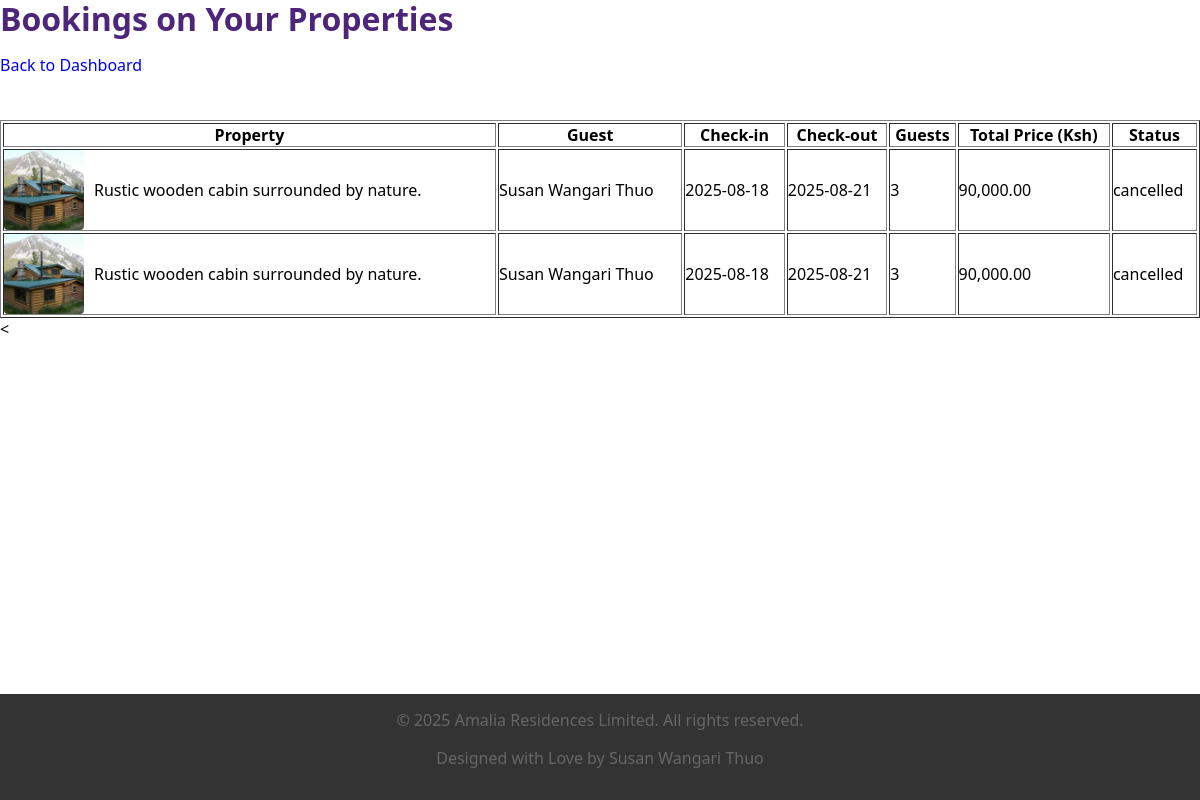
The app's page /hostbookedlistings.php (signed in) with its own data.
### tables this page shows
CREATE TABLE `bookings` (
  `booking_id` int(11) NOT NULL,
  `user_id` int(11) DEFAULT NULL,
  `property_id` int(11) DEFAULT NULL,
  `booking_date` date DEFAULT NULL,
  `check_in` date DEFAULT NULL,
  `check_out` date DEFAULT NULL,
  `num_guests` int(11) NOT NULL DEFAULT 1,
  `status` enum('pending','confirmed','cancelled') DEFAULT 'pending',
  `totalprice` decimal(10,2) NOT NULL
);

CREATE TABLE `properties` (
  `property_id` int(11) NOT NULL,
  `owner_id` int(11) DEFAULT NULL,
  `description` text DEFAULT NULL,
  `location` varchar(255) DEFAULT NULL,
  `price` decimal(10,2) DEFAULT NULL,
  `status` enum('available','booked') DEFAULT 'available',
  `image` varchar(255) NOT NULL,
  `maxguests` int(11) NOT NULL
);

CREATE TABLE `users` (
  `user_id` int(11) NOT NULL,
  `name` varchar(100) DEFAULT NULL,
  `email` varchar(100) DEFAULT NULL,
  `id_number` varchar(50) DEFAULT NULL,
  `profile_photo` varchar(255) DEFAULT NULL,
  `password` varchar(255) DEFAULT NULL,
  `role` enum('host','guest') NOT NULL DEFAULT 'guest'
);

### hostbookedlistings.php (the view, shortened to what this page needs)
<?php
include 'db.php';
$user_id = $_SESSION['user_id'];
$sql = "SELECT b.booking_id, p.description, p.image, b.check_in, b.check_out, b.num_guests,
               b.totalprice, b.status, u.name
        FROM bookings b
        JOIN properties p ON b.property_id = p.property_id
        JOIN users u ON b.user_id = u.user_id
        WHERE p.owner_id = ?
        ORDER BY b.check_in DESC";
$stmt = $conn->prepare($sql);
$stmt->bind_param("i", $user_id);
$stmt->execute();
$result = $stmt->get_result();
?>
<!DOCTYPE html>
<html>
<head>
    <link rel="stylesheet" type="text/css" href="main.css">
</head>
<body>
    <h2>Bookings on Your Properties</h2>
    <a href="hostdashboard.php">Back to Dashboard</a>
    <br><br>
    <?php if ($result->num_rows > 0): ?>
    <table border="1" cellpadding="8">
        <tr>
            <th>Property</th>
            <th>Guest</th>
            <th>Check-in</th>
            <th>Check-out</th>
            <th>Guests</th>
            <th>Total Price (Ksh)</th>
            <th>Status</th>
        </tr>
        <?php while ($row = $result->fetch_assoc()): ?>
        <tr>
            <td class="property-cell">
                <?php
                $imageFile = trim($row['image']);
                if (!empty($imageFile)) {
                    $imagePath = 'uploads/' . $imageFile;
                } else {
                    $imagePath = 'images/default-property.jpg';
                }
                ?>
                <img src="<?php echo htmlspecialchars($imagePath); ?>"
                     alt="Property Image"
                     class="property-thumbnail">
                <?php echo htmlspecialchars($row['description']); ?>
            </td>
            <td><?php echo htmlspecialchars($row['name']); ?></td>
            <td><?php echo htmlspecialchars($row['check_in']); ?></td>
            <td><?php echo htmlspecialchars($row['check_out']); ?></td>
            <td><?php echo intval($row['num_guests']); ?></td>
            <td><?php echo number_format($row['totalprice'], 2); ?></td>
            <td><?php echo htmlspecialchars($row['status']); ?></td>
        </tr>
        <?php endwhile; ?>
    </table>
    <?php else: ?>
        <p>No bookings found.</p>
    <?php endif; ?>
    < <footer class="site-footer">
  <div class="footer-content">
        <p>&copy; 2025 Amalia Residences Limited. All rights reserved.</p>
        <p>Designed with Love by Susan Wangari Thuo</p>
    </div>
    </footer>
</body>
</html>

### main.css (style rules this page uses)
:root { --white: #ffffff; --faint-purple: #f5f0ff; --light-purple: #e6d9ff; --medium-purple: #b399ff; --deep-purple: #6633cc; --darker-purple: #4d267a; --accent-blue: #3399ff; --dark-blue: #0066cc; --text-dark: #333333; --text-light: #666666; --gray-light: #f8f9fa; }
* { margin: 0; padding: 0; box-sizing: border-box; }
html { scroll-behavior: smooth; }
body { height: 100%; font-family: 'Segoe UI', Tahoma, Geneva, Verdana, sans-serif; margin: 0; padding: 0; display: flex; flex-direction: column; }
h1, h2, h3, h4, h5, h6 { font-weight: 600; line-height: 1.2; margin-bottom: 1rem; color: var(--darker-purple); }
h2 { font-size: 2rem; }
p { margin-bottom: 1rem; color: var(--text-light); }
a { color: deep-purple; text-decoration: none; transition: all 0.3s ease; }
.site-footer { position: fixed; background: rgba(0, 0, 0, 0.8); left: 0; color: white; text-align: center; padding-bottom: 60px; padding: 15px 0; bottom: 0; width: 100%; z-index: 1000; }

### hostbookedlistings.php (style rules this page uses)
.property-thumbnail { max-width: 100px; max-height: 80px; border-radius: 4px; object-fit: cover; }
.property-cell { display: flex; align-items: center; gap: 10px; }

### records on screen
bookings: property.image (picture), property.description "Rustic wooden cabin surrounded by nature.", user.name "Susan Wangari Thuo", check_in "2025-08-18", check_out "2025-08-21", num_guests "3", totalprice "90,000.00", status "cancelled"
bookings: property.image (picture), property.description "Rustic wooden cabin surrounded by nature.", user.name "Susan Wangari Thuo", check_in "2025-08-18", check_out "2025-08-21", num_guests "3", totalprice "90,000.00", status "cancelled"
